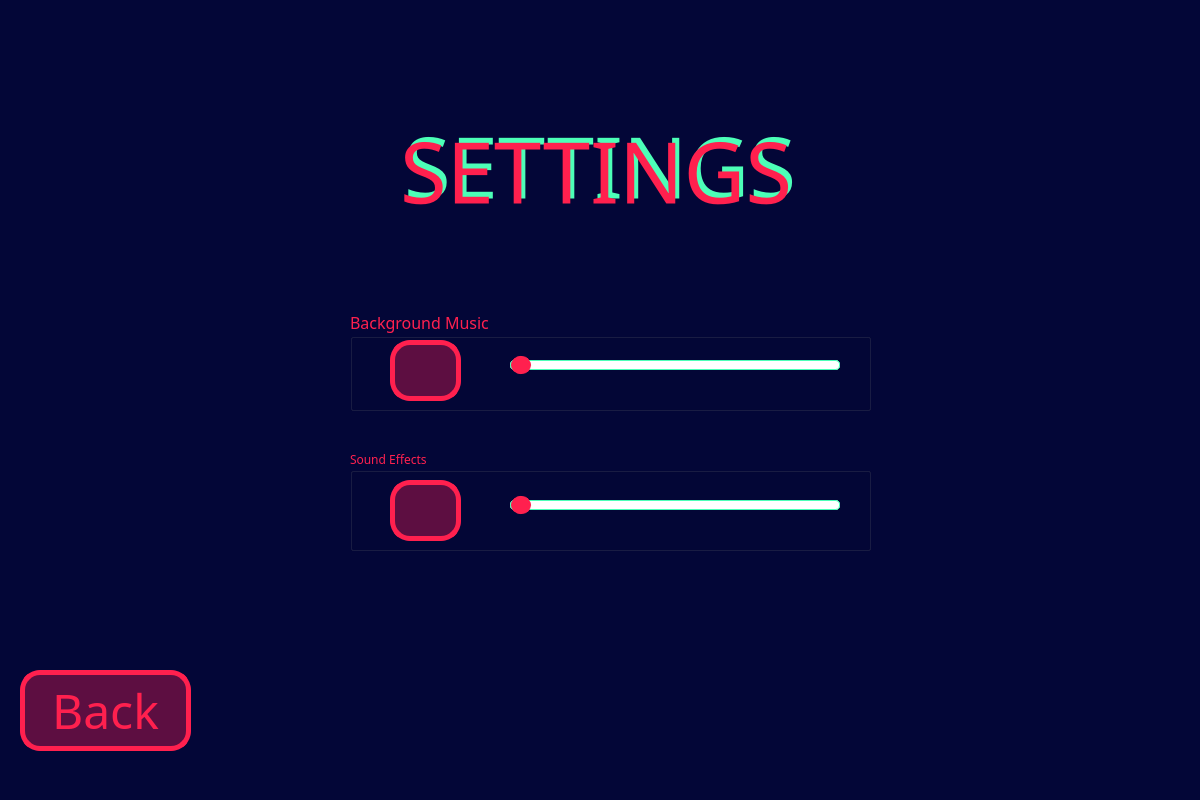
<?xml version="1.0" encoding="UTF-8"?>
<ui version="4.0">
 <class>settings</class>
 <widget class="QWidget" name="settings">
  <property name="geometry">
   <rect>
    <x>0</x>
    <y>0</y>
    <width>1200</width>
    <height>800</height>
   </rect>
  </property>
  <property name="palette">
   <palette>
    <active>
     <colorrole role="Window">
      <brush brushstyle="SolidPattern">
       <color alpha="255">
        <red>3</red>
        <green>6</green>
        <blue>55</blue>
       </color>
      </brush>
     </colorrole>
    </active>
    <inactive>
     <colorrole role="Window">
      <brush brushstyle="SolidPattern">
       <color alpha="255">
        <red>3</red>
        <green>6</green>
        <blue>55</blue>
       </color>
      </brush>
     </colorrole>
    </inactive>
    <disabled>
     <colorrole role="Base">
      <brush brushstyle="SolidPattern">
       <color alpha="255">
        <red>3</red>
        <green>6</green>
        <blue>55</blue>
       </color>
      </brush>
     </colorrole>
     <colorrole role="Window">
      <brush brushstyle="SolidPattern">
       <color alpha="255">
        <red>3</red>
        <green>6</green>
        <blue>55</blue>
       </color>
      </brush>
     </colorrole>
    </disabled>
   </palette>
  </property>
  <property name="windowTitle">
   <string>Form</string>
  </property>
  <widget class="QLabel" name="title">
   <property name="geometry">
    <rect>
     <x>94</x>
     <y>10</y>
     <width>1012</width>
     <height>311</height>
    </rect>
   </property>
   <property name="palette">
    <palette>
     <active>
      <colorrole role="WindowText">
       <brush brushstyle="SolidPattern">
        <color alpha="255">
         <red>76</red>
         <green>255</green>
         <blue>183</blue>
        </color>
       </brush>
      </colorrole>
     </active>
     <inactive>
      <colorrole role="WindowText">
       <brush brushstyle="SolidPattern">
        <color alpha="255">
         <red>76</red>
         <green>255</green>
         <blue>183</blue>
        </color>
       </brush>
      </colorrole>
     </inactive>
     <disabled/>
    </palette>
   </property>
   <property name="font">
    <font>
     <family>Showcard Gothic</family>
     <pointsize>64</pointsize>
    </font>
   </property>
   <property name="text">
    <string>SETTINGS</string>
   </property>
   <property name="textFormat">
    <enum>Qt::AutoText</enum>
   </property>
   <property name="alignment">
    <set>Qt::AlignCenter</set>
   </property>
  </widget>
  <widget class="QLabel" name="title_2">
   <property name="geometry">
    <rect>
     <x>90</x>
     <y>15</y>
     <width>1012</width>
     <height>311</height>
    </rect>
   </property>
   <property name="palette">
    <palette>
     <active>
      <colorrole role="WindowText">
       <brush brushstyle="SolidPattern">
        <color alpha="255">
         <red>255</red>
         <green>32</green>
         <blue>78</blue>
        </color>
       </brush>
      </colorrole>
     </active>
     <inactive>
      <colorrole role="WindowText">
       <brush brushstyle="SolidPattern">
        <color alpha="255">
         <red>255</red>
         <green>32</green>
         <blue>78</blue>
        </color>
       </brush>
      </colorrole>
     </inactive>
     <disabled/>
    </palette>
   </property>
   <property name="font">
    <font>
     <family>Showcard Gothic</family>
     <pointsize>64</pointsize>
    </font>
   </property>
   <property name="text">
    <string>SETTINGS</string>
   </property>
   <property name="textFormat">
    <enum>Qt::AutoText</enum>
   </property>
   <property name="alignment">
    <set>Qt::AlignCenter</set>
   </property>
  </widget>
  <widget class="QPushButton" name="backM">
   <property name="geometry">
    <rect>
     <x>20</x>
     <y>670</y>
     <width>171</width>
     <height>81</height>
    </rect>
   </property>
   <property name="font">
    <font>
     <family>Showcard Gothic</family>
     <pointsize>-1</pointsize>
     <italic>false</italic>
     <bold>false</bold>
    </font>
   </property>
   <property name="styleSheet">
    <string notr="true"> background-color: rgb(93, 14, 65);
    border-style: solid;
    color: rgb(255, 32, 78);
    border-width: 5px;
    border-radius: 20px;
    border-color: rgb(255, 32, 78);
    font: 48px;
    padding: 6px;
</string>
   </property>
   <property name="text">
    <string>Back</string>
   </property>
  </widget>
  <widget class="QSlider" name="bgslider">
   <property name="geometry">
    <rect>
     <x>510</x>
     <y>330</y>
     <width>330</width>
     <height>70</height>
    </rect>
   </property>
   <property name="styleSheet">
    <string notr="true">QSlider::groove:horizontal {
    border: 1px solid #bbb;
    background: white;
    height: 8px;
    border-radius: 4px;
}

QSlider::sub-page:horizontal {
    background: #4cffb7; /* Color before the handle */
    border: 1px solid #4cffb7;
    height: 8px;
    border-radius: 4px;
}

QSlider::add-page:horizontal {
    background: white; /* Color after the handle */
    border: 1px solid #4cffb7;
    height: 8px;
    border-radius: 4px;
}

QSlider::handle:horizontal {
    background: #ff204e;
    border: 1px solid #ff204e;
    width: 18px;
    height: 18px;
    border-radius: 9px;
    margin: -5px 0; /* handle is placed by default in the center of the groove */
}

QSlider::handle:horizontal:hover {
    background: #ff204e; /* Same as handle color on hover */
    border: 1px solid #ff204e;
}

QSlider::handle:horizontal:pressed {
    background: #ff204e; /* Same as handle color on press */
    border: 1px solid #ff204e;
}
</string>
   </property>
   <property name="orientation">
    <enum>Qt::Horizontal</enum>
   </property>
  </widget>
  <widget class="QGroupBox" name="groupBox">
   <property name="geometry">
    <rect>
     <x>350</x>
     <y>310</y>
     <width>521</width>
     <height>101</height>
    </rect>
   </property>
   <property name="palette">
    <palette>
     <active>
      <colorrole role="WindowText">
       <brush brushstyle="SolidPattern">
        <color alpha="255">
         <red>255</red>
         <green>32</green>
         <blue>78</blue>
        </color>
       </brush>
      </colorrole>
     </active>
     <inactive>
      <colorrole role="WindowText">
       <brush brushstyle="SolidPattern">
        <color alpha="255">
         <red>255</red>
         <green>32</green>
         <blue>78</blue>
        </color>
       </brush>
      </colorrole>
     </inactive>
     <disabled/>
    </palette>
   </property>
   <property name="font">
    <font>
     <family>Showcard Gothic</family>
     <pointsize>12</pointsize>
    </font>
   </property>
   <property name="title">
    <string>Background Music</string>
   </property>
   <widget class="QPushButton" name="bgvolume">
    <property name="geometry">
     <rect>
      <x>40</x>
      <y>30</y>
      <width>71</width>
      <height>61</height>
     </rect>
    </property>
    <property name="font">
     <font>
      <family>Showcard Gothic</family>
      <pointsize>-1</pointsize>
      <italic>false</italic>
      <bold>false</bold>
     </font>
    </property>
    <property name="styleSheet">
     <string notr="true">QPushButton{ 
background-color: rgb(93, 14, 65);
    border-style: solid;
    color: white;
    border-width: 5px;
    border-radius: 20px;
    border-color: rgb(255, 32, 78);
    font: 48px;
    padding: 6px;
	 qproperty-iconSize: 32px 32px;
}
QPushButton::icon {
    color: #4cffb7; /* Color of the icon, if it supports coloring */

}</string>
    </property>
    <property name="text">
     <string/>
    </property>
    <property name="iconSize">
     <size>
      <width>32</width>
      <height>32</height>
     </size>
    </property>
   </widget>
  </widget>
  <widget class="QGroupBox" name="groupBox_2">
   <property name="geometry">
    <rect>
     <x>350</x>
     <y>450</y>
     <width>521</width>
     <height>101</height>
    </rect>
   </property>
   <property name="palette">
    <palette>
     <active>
      <colorrole role="WindowText">
       <brush brushstyle="SolidPattern">
        <color alpha="255">
         <red>255</red>
         <green>32</green>
         <blue>78</blue>
        </color>
       </brush>
      </colorrole>
     </active>
     <inactive>
      <colorrole role="WindowText">
       <brush brushstyle="SolidPattern">
        <color alpha="255">
         <red>255</red>
         <green>32</green>
         <blue>78</blue>
        </color>
       </brush>
      </colorrole>
     </inactive>
     <disabled/>
    </palette>
   </property>
   <property name="font">
    <font>
     <family>Showcard Gothic</family>
    </font>
   </property>
   <property name="title">
    <string>Sound Effects</string>
   </property>
   <widget class="QSlider" name="effects">
    <property name="geometry">
     <rect>
      <x>160</x>
      <y>20</y>
      <width>330</width>
      <height>70</height>
     </rect>
    </property>
    <property name="styleSheet">
     <string notr="true">QSlider::groove:horizontal {
    border: 1px solid #bbb;
    background: white;
    height: 8px;
    border-radius: 4px;
}

QSlider::sub-page:horizontal {
    background: #4cffb7; /* Color before the handle */
    border: 1px solid #4cffb7;
    height: 8px;
    border-radius: 4px;
}

QSlider::add-page:horizontal {
    background: white; /* Color after the handle */
    border: 1px solid #4cffb7;
    height: 8px;
    border-radius: 4px;
}

QSlider::handle:horizontal {
    background: #ff204e;
    border: 1px solid #ff204e;
    width: 18px;
    height: 18px;
    border-radius: 9px;
    margin: -5px 0; /* handle is placed by default in the center of the groove */
}

QSlider::handle:horizontal:hover {
    background: #ff204e; /* Same as handle color on hover */
    border: 1px solid #ff204e;
}

QSlider::handle:horizontal:pressed {
    background: #ff204e; /* Same as handle color on press */
    border: 1px solid #ff204e;
}
</string>
    </property>
    <property name="orientation">
     <enum>Qt::Horizontal</enum>
    </property>
   </widget>
   <widget class="QPushButton" name="back_3">
    <property name="geometry">
     <rect>
      <x>40</x>
      <y>30</y>
      <width>71</width>
      <height>61</height>
     </rect>
    </property>
    <property name="font">
     <font>
      <family>Showcard Gothic</family>
      <pointsize>-1</pointsize>
      <italic>false</italic>
      <bold>false</bold>
     </font>
    </property>
    <property name="styleSheet">
     <string notr="true"> background-color: rgb(93, 14, 65);
    border-style: solid;
    color: rgb(255, 32, 78);
    border-width: 5px;
    border-radius: 20px;
    border-color: rgb(255, 32, 78);
    font: 48px;
    padding: 6px;
</string>
    </property>
    <property name="text">
     <string/>
    </property>
   </widget>
  </widget>
  <zorder>groupBox_2</zorder>
  <zorder>groupBox</zorder>
  <zorder>title</zorder>
  <zorder>title_2</zorder>
  <zorder>backM</zorder>
  <zorder>bgslider</zorder>
 </widget>
 <resources/>
 <connections/>
</ui>
